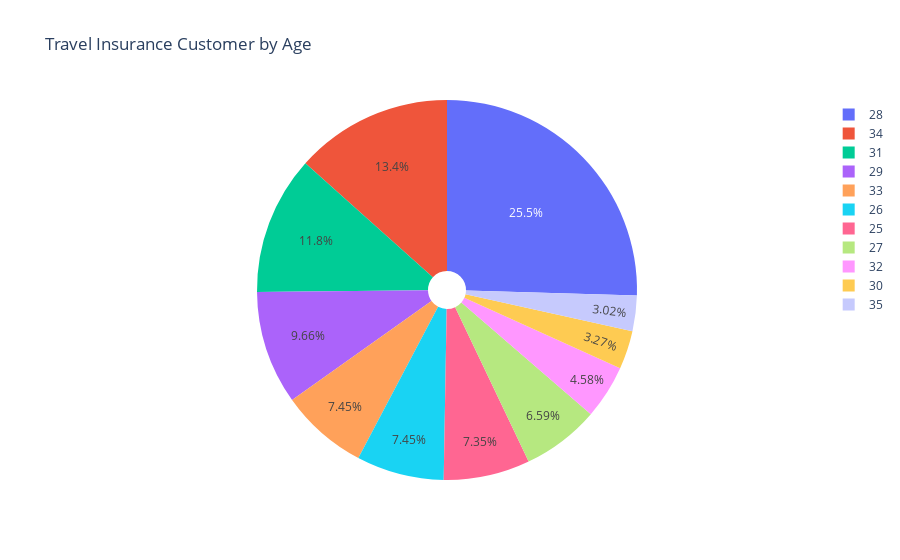

Source (notebook cell):
### Code cell
import plotly.express as px

fig=px.pie(df,names='Age',title='Travel Insurance Customer by Age',hole=0.1)
fig

### Figure 1 — Plotly figure (JSON) as saved in the notebook; plotly's stock layout.template omitted (floating-point values rounded to 4 significant figures; data arrays with more than 128 entries replaced by an {"elided": "..."} marker saying what was removed)
{"data": [{"domain": {"x": [0, 1], "y": [0, 1]}, "hole": 0.1, "hovertemplate": "Age=%{label}<extra></extra>", "labels": {"elided": "1987 int values"}, "legendgroup": "", "name": "", "showlegend": true, "type": "pie"}], "layout": {"legend": {"tracegroupgap": 0}, "title": {"text": "Travel Insurance Customer by Age"}}}
